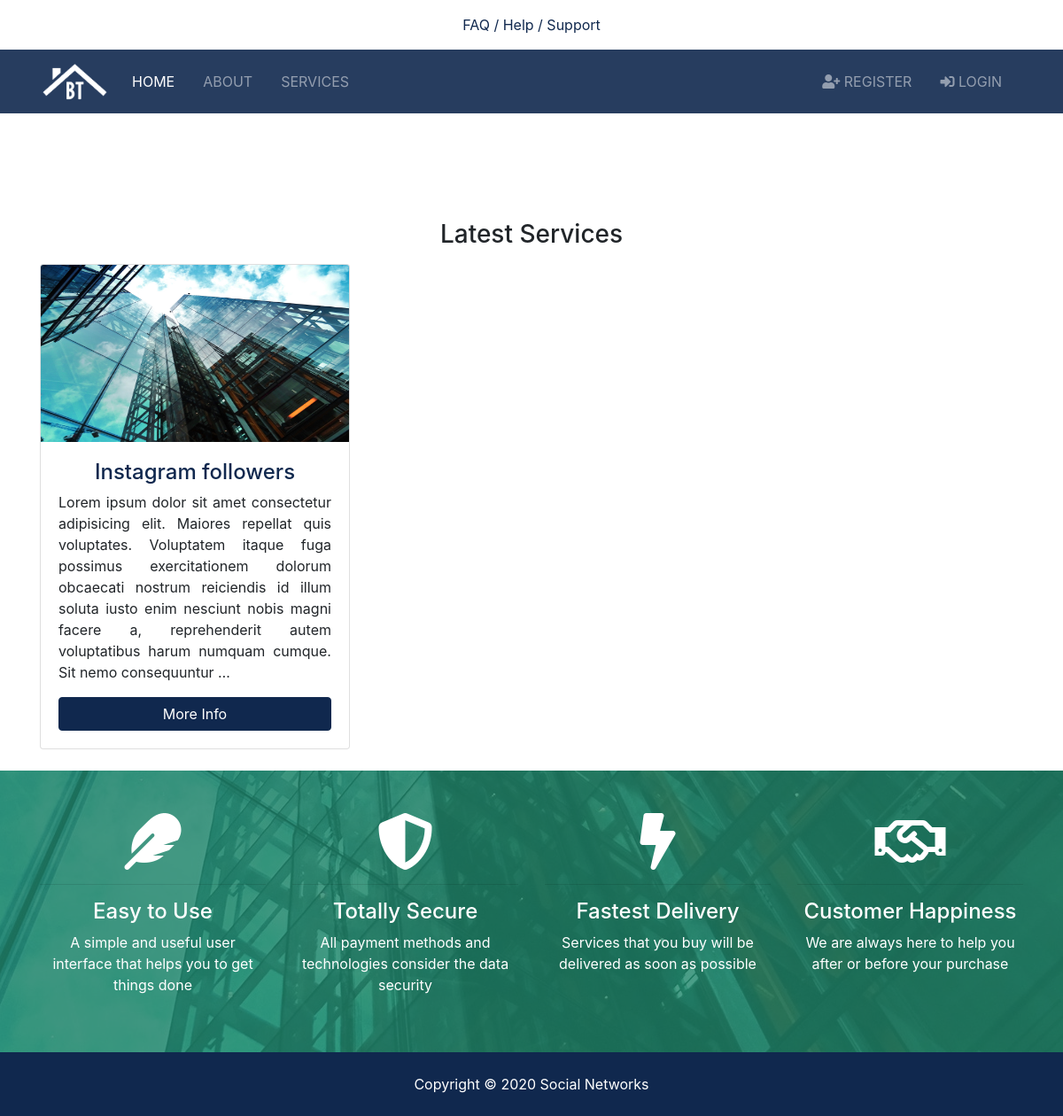
The app's page /, older data.
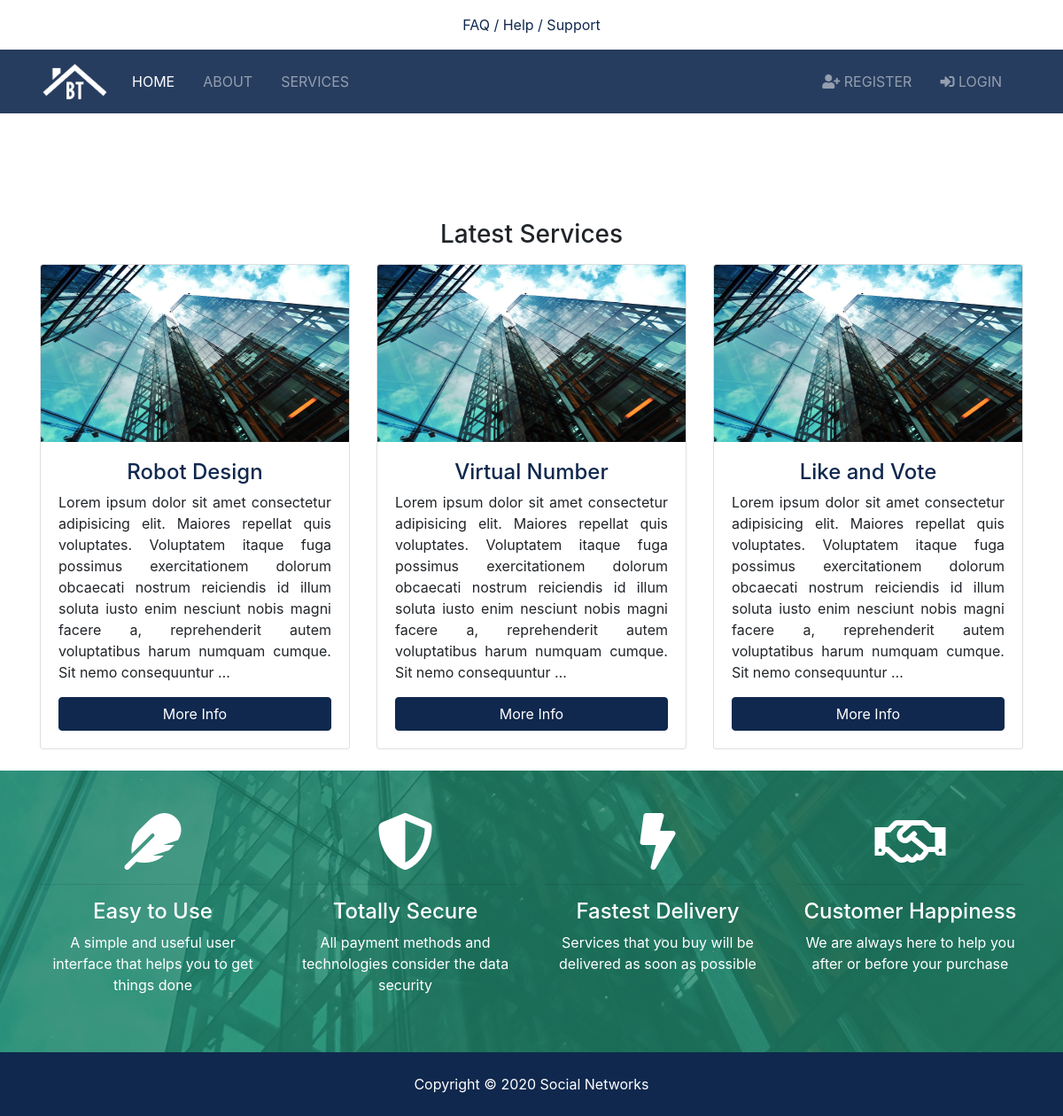
The same page, newer data.
### services/models.py (models this page shows, shortened)
class Service(models.Model):
  title = models.CharField(max_length=100)
  teaser = models.CharField(blank=True, null=True, max_length=200)
  description = models.TextField(blank=True)
  photo_main = models.ImageField(upload_to='photos')
  is_published = models.BooleanField(default=True)
  is_slide = models.BooleanField(default=False)
  date = models.DateTimeField(default=datetime.now, blank=True)

### pages/views.py (the view)
# urls.py: path('', views.index, name='index'),
def index(request):
  services = Service.objects.order_by('-date').filter(is_published=True)[:3]
  slides = Service.objects.order_by('-date').filter(is_slide=True)
  context = {
  'services': services,
  'slides': slides,
}
  return render(request, 'index.html', context)

### templates/index.html (shortened to what this page needs)
{% extends 'base.html' %}
{% load static %}
{% block content %}
<div class="container mt-5">
  <div id="slider" class="carousel slide" data-ride="carousel">
    <ol class="carousel-indicators">
      <li data-target="#slider" data-slide-to="0" class="active"></li>
      <li data-target="#slider" data-slide-to="1"></li>
      <li data-target="#slider" data-slide-to="2"></li>
    </ol>
      <a href="#slider" class="carousel-control-prev" data-slide="prev">
        <span class="carousel-control-prev-icon"></span>
      </a>
      <a href="#slider" class="carousel-control-next" data-slide="next">
        <span class="carousel-control-next-icon"></span>
      </a>
    </div>
  </div>
  <br>
  <section id="listings">
    <div class="container mt-5">
      <h3 class="text-center mb-3">Latest Services</h3>
      <div class="row">
        {% if services %}
        {% for service in services %}
        <div class="col-md-6 col-lg-4 mb-4">
          <div class="card listing-preview">
            <img class="card-img-top" src="{{ service.photo_main.url }}" alt="">
            <div class="card-img-overlay">
            </div>
            <div class="card-body">
              <div class="listing-heading text-center">
                <h4 class="text-primary">{{ service.title }}</h4>
                <p class="text-justify">
                  {{ service.description|truncatewords:40 }}</p>
              </div>
              <a href="{% url 'service' service.id %}" class="btn btn-primary btn-block">More Info</a>
            </div>
          </div>
        </div>
        {% endfor %}
        {% else %}
        <div class="col-md-12">
          <p>No services Available</p>
        </div>
        {% endif %}
      </div>
    </div>
  </section>
  <section id="services" class="py-5 bg-secondary text-white">
    <div class="container">
      <div class="row text-center">
        <div class="col-md-3">
          <i class="fas fa-feather fa-4x"></i>
          <hr>
          <h4>Easy to Use</h4>
          <p>A simple and useful user interface that helps you to get things done</p>
        </div>
        <div class="col-md-3">
          <i class="fas fa-shield-alt fa-4x"></i>
          <hr>
          <h4>Totally Secure</h4>
          <p>All payment methods and technologies consider the data security</p>
        </div>
        <div class="col-md-3">
          <i class="fas fa-bolt fa-4x"></i>
          <hr>
          <h4>Fastest Delivery</h4>
          <p>Services that you buy will be delivered as soon as possible</p>
        </div>
        <div class="col-md-3">
          <i class="far fa-handshake fa-4x"></i>
          <hr>
          <h4>Customer Happiness</h4>
          <p>We are always here to help you after or before your purchase</p>
        </div>
      </div>
    </div>
  </section>
  {% endblock %}

Row changes from the older to the newer data that the page shows:
no longer on this page (row unchanged): Service: photo_main (picture), title "Instagram followers", description "Lorem ipsum dolor sit amet consectetur adipisicing elit. Maiores repellat quis voluptates. Voluptatem itaque fuga possimus exercitationem dolorum obcaecati nostrum reiciendis id illum soluta iusto enim nesciunt nobis magni facere a, reprehenderit autem voluptatibus harum numquam cumque. Sit nemo consequuntur …"
now on this page (row edited): Service: photo_main (picture), title "Robot Design", description "Lorem ipsum dolor sit amet consectetur adipisicing elit. Maiores repellat quis voluptates. Voluptatem itaque fuga possimus exercitationem dolorum obcaecati nostrum reiciendis id illum soluta iusto enim nesciunt nobis magni facere a, reprehenderit autem voluptatibus harum numquam cumque. Sit nemo consequuntur …"
now on this page (row edited): Service: photo_main (picture), title "Virtual Number", description "Lorem ipsum dolor sit amet consectetur adipisicing elit. Maiores repellat quis voluptates. Voluptatem itaque fuga possimus exercitationem dolorum obcaecati nostrum reiciendis id illum soluta iusto enim nesciunt nobis magni facere a, reprehenderit autem voluptatibus harum numquam cumque. Sit nemo consequuntur …"
now on this page (row edited): Service: photo_main (picture), title "Like and Vote", description "Lorem ipsum dolor sit amet consectetur adipisicing elit. Maiores repellat quis voluptates. Voluptatem itaque fuga possimus exercitationem dolorum obcaecati nostrum reiciendis id illum soluta iusto enim nesciunt nobis magni facere a, reprehenderit autem voluptatibus harum numquam cumque. Sit nemo consequuntur …"
